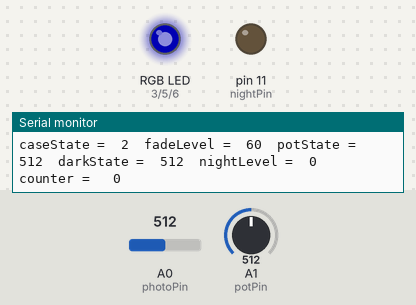
A sketch run on a simulated Arduino Uno, built with avr-gcc and run on an emulated ATmega328P. On the bench: an RGB LED mixed from three pins (HIGH = lit), output pins drawn as LEDs (lit = HIGH), the last lines printed to the serial monitor. The inputs (shaded band) are chosen by the test bench; at power-on: A0 (photoPin) = 512, A1 (potPin) = 512. Dim RGB values are drawn brighter than linear.

Above: at 1.27 s.
1.3 s: A0 (photoPin) set to 211
4.3 s: A0 (photoPin) set to 188
At 4.53 s:
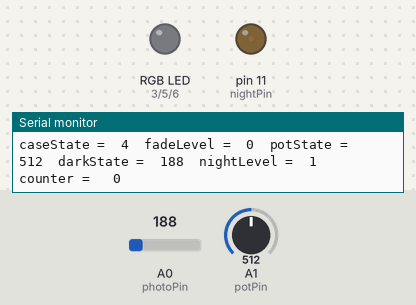
7.3 s: A0 (photoPin) set to 210
At 9.52 s:
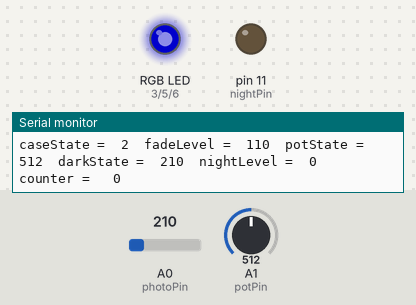
10.3 s: A1 (potPin) set to 811
At 11.77 s:
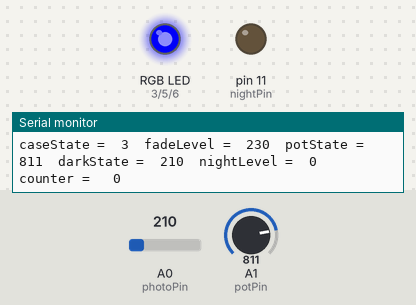
13.3 s: A1 (potPin) set to 836
16.3 s: A1 (potPin) set to 0
At 16.45 s:
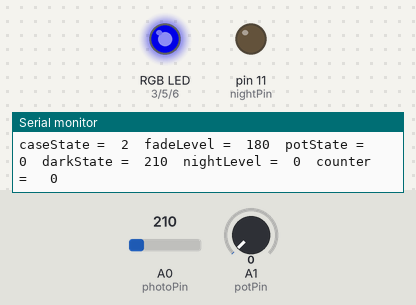
Timing chart, 0 to 20.3 s (numbered marks = the images above; inputs shaded):
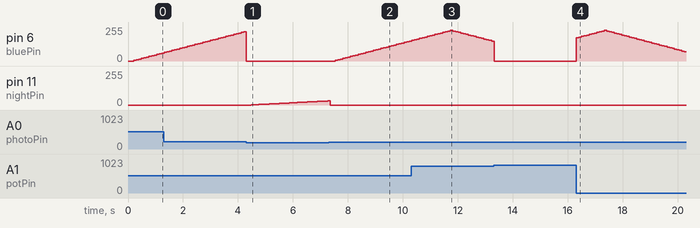

Measured:
- the behaviour switches between 200 and 199 on A0 (photoPin) (found by bisection; images 0 and 1)
- after the input at 4.3 s, pin 11 (nightPin): moves from 0/255 to 31/255 over 2.8 s, starting after 0.19 s
- after the input at 7.3 s, pin 6 (bluePin): moves from 0/255 to 150/255 over 2.7 s, starting after 0.23 s
- after the input at 16.3 s, pin 6 (bluePin): rises from 0/255 to 230/255 in 1.0 s, then falls to 70/255 in 2.9 s

The sketch:

Light_box.ino
```cpp
//#include <CapacitiveSensor.h>
//CapacitiveSensor   cs_4_2 = CapacitiveSensor(4,2);
int redPin = 3;
int greenPin = 5;
int bluePin = 6;
int photoPin = 0;
int potPin = 1;
int nightPin = 11;
int nightLevel = 0;
int caseState;
int fadeLevel = 0;
int darkState;
int counter = 0;
int potState;
boolean fadeUp = false;
int r;
int g;
int b;
unsigned long previousMillis = 0;
const long interval = 1000;
const long rgbDuration = 20;

void setup() {
pinMode(redPin,OUTPUT);
pinMode(greenPin,OUTPUT);
pinMode(bluePin,OUTPUT);
pinMode(nightPin,OUTPUT);
Serial.begin(9600);

}

void loop() {
function();
serialDisplay();
}
```

interface.ino
```cpp
void function() {
  long start = millis();
  //long touchVar = cs_4_2.capacitiveSensor(30);
  darkState = analogRead(photoPin);
  potState = analogRead(potPin);


  //delay(10);


  switch (caseState) {
    case 0: //red indicator state
      digitalWrite(redPin, HIGH);
      if (potState != 123) {
        reset();
        caseState = 1;
      }
      break;
    case 1: //green indicator state
      digitalWrite(greenPin, HIGH);
      digitalWrite(nightPin, HIGH);
      if (potState >= 470) {
        reset();
        caseState = 2;
      }
      break;
    case 2: //fade indicator fade up state
      analogWrite(bluePin, fadeLevel * 5);
      fadeLevel++;
      if (fadeLevel == 46) caseState = 3;
      if (darkState < 200) {
        fadeLevel = 0;
        analogWrite(bluePin, fadeLevel);
        caseState = 4;
      }
      if (potState >= 820) {
       reset();
        caseState = 6;
      }
      break;
    case 3: //fade indicator fade down state
      analogWrite(bluePin, fadeLevel * 5);
      fadeLevel--;
      if (fadeLevel == 0) caseState = 2;
      if (darkState < 200) {
        fadeLevel = 0;
        analogWrite(bluePin, fadeLevel);
        caseState = 4;
      }
      if (potState >= 820) {
        reset();
        caseState = 6;
      }
      break;
    case 4: //night light on state
      analogWrite(nightPin, nightLevel);
      fadeUp = true;
      if (fadeUp == true) nightLevel++;
      if (nightLevel == 100) {
        fadeUp = false;
        caseState = 5;
      }
      if (darkState > 200) {
        nightLevel = 0;
        analogWrite(nightPin, nightLevel);
        caseState = 2;
      }
      break;
    case 5: //night light turn off timer state
      analogWrite(nightPin, nightLevel);
      counter++;
      if (counter == 3000) {
        nightLevel = 0;
        analogWrite(nightPin, nightLevel);
        reset();
        caseState = 2;
      }
      if (darkState > 200) {
        nightLevel = 0;
        analogWrite(nightPin, nightLevel);
        caseState = 2;
      }
      break;
    case 6: //animation mode 1

      if (start - previousMillis >= rgbDuration) {
        previousMillis = start;
        counter += 8;
        {
          // fading between 7 colors
          r = ((counter < 255) * counter) + ((counter >= 255) * 255) + ((counter > 511) * (512 - counter)) + ((counter > 766) * (counter - 766)) + ((counter >= 1276) * (counter - 1276)) + ((counter > 1530) * (1530 - counter)) + ((counter > 1786) * (1786 - counter));
          g = (counter < 256) * (1) + (counter > 255) * (counter - 255) + (counter > 510) * (510 - counter) + (counter > 1020) * (1020 - counter) + (counter > 1274) * (counter - 1274) + (counter > 1530) * (counter - 1531) + (counter > 1785) * (3571 - (2 * counter));
          b = (counter < 764) * (1) + (counter > 765) * (counter - 765) + (counter > 1020) * (1020 - counter) + (counter > 1786) * (1786 - counter);
        }

        if (counter > 2040) //
        {
          //reset rgb
          r = 0;
          g = 0;
          b = 0;
          counter = 0;
        }
      }
      analogWrite(redPin, r);
      analogWrite(greenPin, g);
      analogWrite(bluePin, b);

    //      if (touchVar >= 1000) caseState = 7;
    //      break;
    case 7: //reset back to red indicator state
      caseState = 0;
      counter = 0;
      r = 0;
      g = 0;
      b = 0;
      analogWrite(redPin, r);
      analogWrite(greenPin, g);
      analogWrite(bluePin, b);
      break;

//    case 8: //reset back to fade up state
//      if (darkState > 250) {
//        counter = 0;
//        caseState = 2;
//      }
//      break;
  }
}

void reset() {
  caseState = 0;
  counter = 0;
  r = 0;
  g = 0;
  b = 0;
  nightLevel = 0;
  analogWrite(nightPin, nightLevel);
  analogWrite(redPin, r);
  analogWrite(greenPin, g);
  analogWrite(bluePin, b);

}
```

serialport.ino
```cpp
void serialDisplay() {
  Serial.print("caseState =\t");
  Serial.print(caseState);
  Serial.print("\tfadeLevel =\t");
  Serial.print(fadeLevel*5);
  Serial.print("\tpotState =\t");
  Serial.print(potState);
  Serial.print("\tdarkState =\t");
  Serial.print(darkState);
  Serial.print("\tnightLevel =\t");
  Serial.print(nightLevel);
  Serial.print("\tcounter = \t");
  Serial.print(counter);
  Serial.println();
}
```
